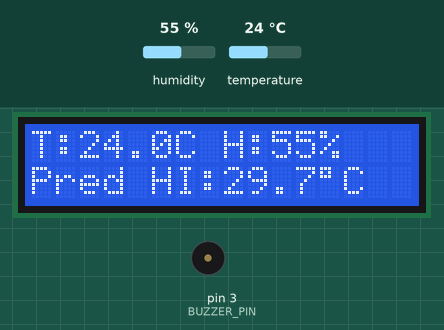
Bench run of a program on a simulated Arduino Uno, built with avr-gcc and run on an emulated ATmega328P. Shown: 16×2 character LCD, buzzer (waves = sounding, pin HIGH). Inputs (shaded band) come from the test bench; at power-on: humidity 55 %, temperature 24 °C. What the program prints to the serial monitor is not drawn.

Above: at 2.8 s.
2.9 s: humidity set to 88 %
At 4.3 s:
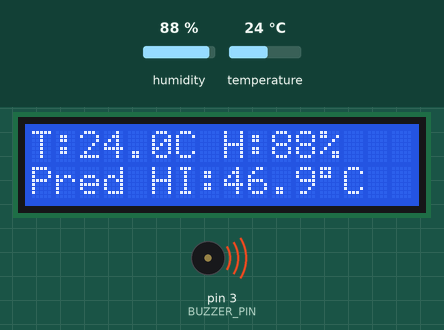
7.3 s: temperature set to 12 °C
At 8.9 s:
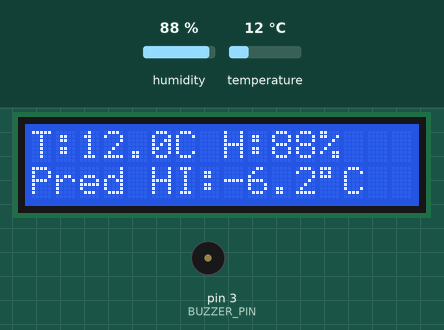
11.3 s: humidity set to 22 %
At 12.3 s:
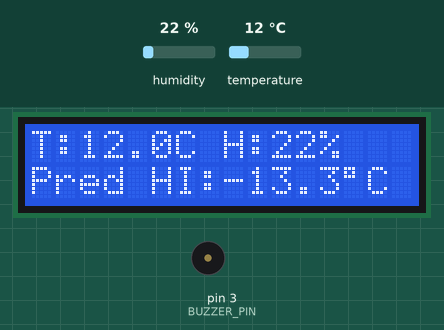
15.4 s: temperature set to 19 °C
At 16.9 s:
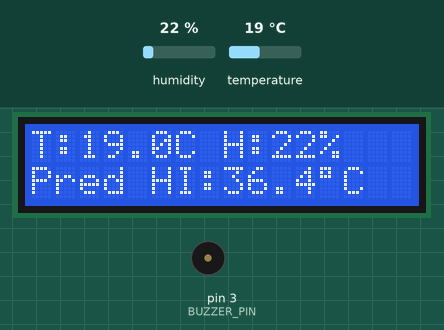
Timing chart, 0 to 18.4 s (numbered marks = the images above; inputs shaded):
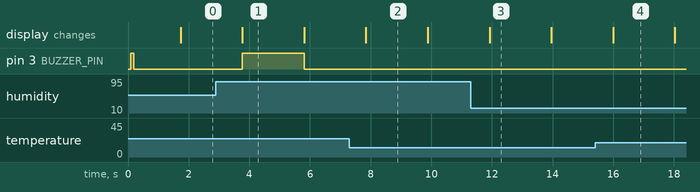

Measured:
- after the input at 2.9 s, pin 3 (BUZZER_PIN): LOW → HIGH after 0.87 s, → LOW 2.0 s later; the display: changes after 0.87 s (image 1)
- after the input at 7.3 s, the display: changes after 0.55 s (image 2)
- after the input at 11.3 s, the display: changes after 0.62 s (image 3)
- after the input at 15.4 s, the display: changes after 0.60 s (image 4)
- what the display in image 1 shows lasts 2.0 s, from 3.8 s to 5.8 s

The program:

main.cpp
```cpp
#include <Arduino.h>
#include <Wire.h>
#include <LiquidCrystal_I2C.h>
#include <DHT.h>

#define DHTPIN 2
#define DHTTYPE DHT22   // Using DHT22 sensor
#define BUZZER_PIN 3
#define HEAT_INDEX_THRESHOLD 41.0  // Early alert risk threshold in Celsius

DHT dht(DHTPIN, DHTTYPE);
LiquidCrystal_I2C lcd(0x27, 16, 2);

// Edge ML Model Weights (Trained offline via Scikit-Learn Ridge Regression)
// Edge ML Model Weights (Trained offline via Scikit-Learn Ridge Regression)
const float WEIGHT_TEMP    = 1.051f;      // w1: Temperature contribution
const float WEIGHT_HUM     = 0.121f;      // w2: Humidity contribution
const float WEIGHT_DELTA_T = 2.277f;      // w3: Temperature gradient sensitivity
const float WEIGHT_DELTA_H = 0.400f;      // w4: Humidity gradient sensitivity
const float MODEL_BIAS     = -2.172f;     // Intercept bias (b)

// Historical states for temporal gradient calculation
float previous_temperature = 0.0f;
float previous_humidity = 0.0f;
bool is_first_reading = true;

// Edge AI Local Inference Routine (O(1) complexity, executes in microseconds)
float predict_future_heat_index(float current_t, float current_h, float delta_t, float delta_h) {
  float predicted_hi = (WEIGHT_TEMP * current_t) +
                       (WEIGHT_HUM * current_h) +
                       (WEIGHT_DELTA_T * delta_t) +
                       (WEIGHT_DELTA_H * delta_h) +
                       MODEL_BIAS;
  return predicted_hi;
}

void setup() {
  Serial.begin(9600);
  dht.begin();

  pinMode(BUZZER_PIN, OUTPUT);
  digitalWrite(BUZZER_PIN, LOW);

  lcd.init();
  lcd.backlight();
  lcd.setCursor(0, 0);
  lcd.print("EcoPulse Edge AI");
  lcd.setCursor(0, 1);
  lcd.print("Model Loaded OK");

  // Audio startup verification beep
  digitalWrite(BUZZER_PIN, HIGH);
  delay(100);
  digitalWrite(BUZZER_PIN, LOW);

  delay(1500);
  lcd.clear();
}

void loop() {
  float current_t = dht.readTemperature();
  float current_h = dht.readHumidity();

  // Validate sensor stream
  if (isnan(current_t) || isnan(current_h)) {
    Serial.println("ERROR: Sensor read failed");
    lcd.setCursor(0, 0);
    lcd.print("Sensor Error!   ");
    delay(2000);
    return;
  }

  // Initialize baseline states on first boot
  if (is_first_reading) {
    previous_temperature = current_t;
    previous_humidity = current_h;
    is_first_reading = false;
  }

  // 1. Feature Engineering: Compute Rate of Change (Gradients)
  float delta_t = current_t - previous_temperature;
  float delta_h = current_h - previous_humidity;

  // 2. Edge AI Model Execution
  float predicted_hi = predict_future_heat_index(current_t, current_h, delta_t, delta_h);

  // Update memory states
  previous_temperature = current_t;
  previous_humidity = current_h;

  // 3. Formatted Serial Stream for Web Dashboard (Temp,Hum,Predicted_HI)
  Serial.print(current_t, 2);
  Serial.print(",");
  Serial.print(current_h, 2);
  Serial.print(",");
  Serial.println(predicted_hi, 2);

  // 4. Multi-modal LCD Output
  lcd.setCursor(0, 0);
  lcd.print("T:");
  lcd.print(current_t, 1);
  lcd.print("C H:");
  lcd.print(current_h, 0);
  lcd.print("%   ");

  lcd.setCursor(0, 1);
  lcd.print("Pred HI:");
  lcd.print(predicted_hi, 1);
  lcd.print((char)223);
  lcd.print("C ");

  // 5. Proactive Risk Alert Trigger
  if (predicted_hi >= HEAT_INDEX_THRESHOLD) {
    digitalWrite(BUZZER_PIN, HIGH);
  } else {
    digitalWrite(BUZZER_PIN, LOW);
  }

  delay(2000); // 2-second telemetry window
}
```
